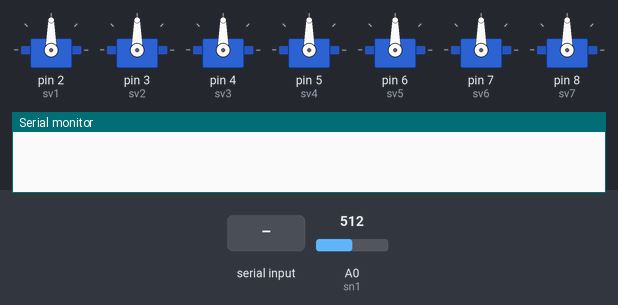
This sketch was run on a simulated Arduino Uno, built with avr-gcc and run on an emulated ATmega328P. Parts: 7 × servo, the last lines printed to the serial monitor. Inputs (shaded band) come from the test bench; at power-on: A0 (sn1) = 512.

Above: at 1.2 s.
1.3 s: "a" received over Serial
At 1.49 s:
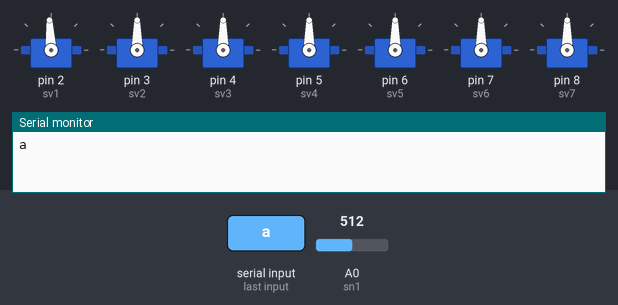
4.3 s: "w" received over Serial
At 4.49 s:
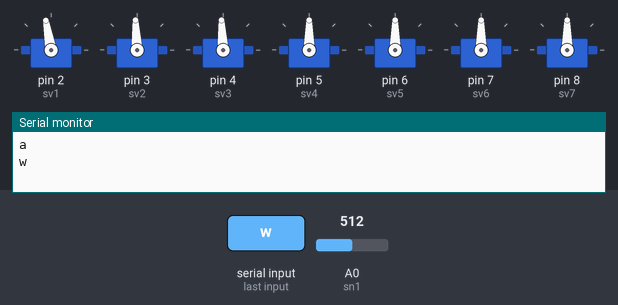
7.3 s: "d" received over Serial
At 7.49 s:
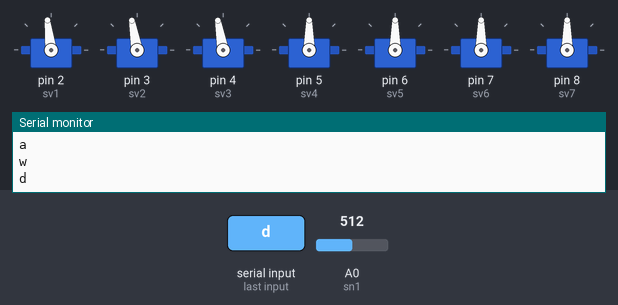
10.3 s: "e" received over Serial
At 10.49 s:
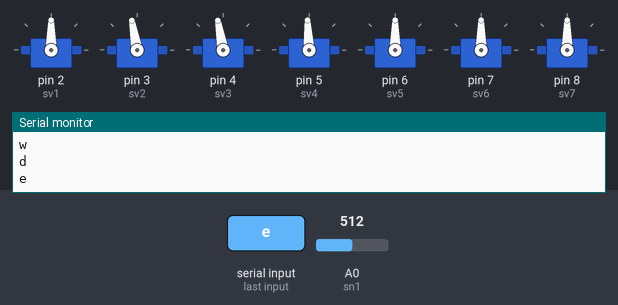
13.3 s: "s" received over Serial
At 13.49 s:
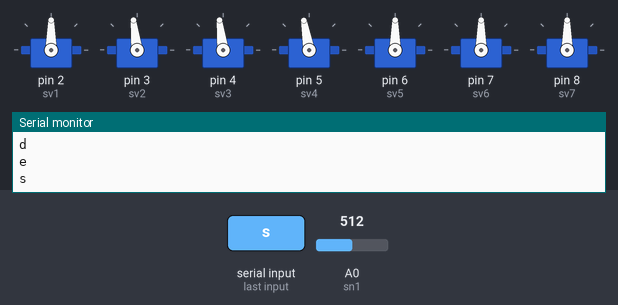
16.3 s: "r" received over Serial
At 16.49 s:
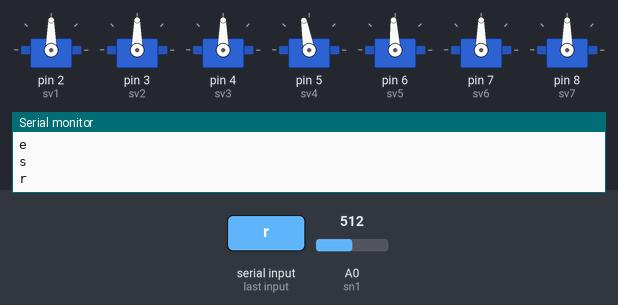
Timing chart, 0 to 19.3 s (numbered marks = the images above; inputs shaded):
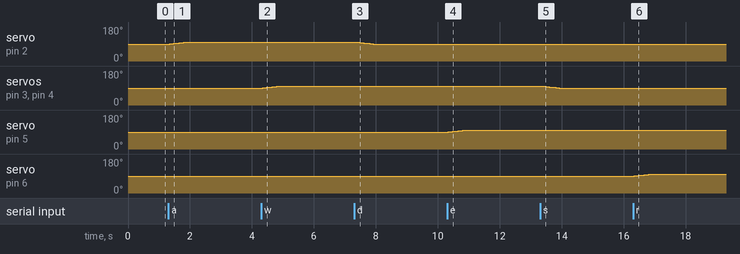

Measured:
- after the input at 1.3 s, servo on pin 2 (sv1): moves from 90° to 100° over 0.58 s, starting at once
- after the input at 4.3 s, servo on pin 3 (sv2), servo on pin 4 (sv3): moves from 90° to 100° over 0.58 s, starting at once
- after the input at 7.3 s, servo on pin 2 (sv1): moves from 100° to 90° over 0.58 s, starting at once
- after the input at 10.3 s, servo on pin 5 (sv4): moves from 90° to 100° over 0.58 s, starting at once
- after the input at 13.3 s, servo on pin 3 (sv2), servo on pin 4 (sv3): moves from 100° to 90° over 0.58 s, starting at once
- after the input at 16.3 s, servo on pin 6 (sv5): moves from 90° to 100° over 0.58 s, starting at once

The sketch:

pt1-1.ino
```cpp
#include <VarSpeedServo.h>
VarSpeedServo sv1;
VarSpeedServo sv2;
VarSpeedServo sv3;
VarSpeedServo sv4;
VarSpeedServo sv5;
VarSpeedServo sv6;
VarSpeedServo sv7;
int axis1 = 90;
int axis2 = 90;
int axis3 = 90;
int axis4 = 90;
int axis5 = 90;
int axis6 = 90;
int axis7 = 90;

int sn1 = A0;
int bt1 = 12;
void setup() {
  pinMode(sn1, INPUT);
  pinMode(bt1,INPUT_PULLUP);
  Serial.begin(9600);
  sv1.attach(2);
  sv2.attach(3);
  sv3.attach(4);
  sv4.attach(5);
  sv5.attach(6);
  sv6.attach(7);
  sv7.attach(8);

}


void loop() {
  int maxspd = 160;
  int midspd = 100;
  int lowspd = 50;
  int verlowspd = 10 ;
  int valsn1 = analogRead(sn1);
  if(Serial.available() > 0){
    char inbyte = Serial.read();
    Serial.println(inbyte);
    switch(inbyte){
      case'a':
      axis1+=10;
      sv1.write(axis1, 10);
      break;

      case'd':
       axis1-=10;
      sv1.write(axis1, 10);
      break;

       case'w':
      axis2+=10;
      sv2.write(axis2, 10);
      sv3.write(axis2, 10);
      break;

      case's':
       axis2-=10;
      sv2.write(axis2, 10);
      sv3.write(axis2, 10);
      break;


      case'e':
      axis3+=10;
      sv4.write(axis3, 10);
      break;

      case'q':
       axis3-=10;
      sv4.write(axis3, 10);
      break;

        case'r':
      axis4+=10;
      sv5.write(axis4, 10);
      break;

      case'f':
       axis4-=10;
      sv5.write(axis4, 10);
      break;

        case't':
      axis5+=10;
      sv6.write(axis5, 10);
      break;

      case'g':
       axis5-=10;
      sv6.write(axis5, 10);
      break;
        case'y':
      axis6+=10;
      sv7.write(axis6, 10);
      break;

      case'h':
       axis6-=10;
      sv7.write(axis6, 10);
      break;
    }


  }
//  sv1.write(90, 10);
//  sv2.write(90, 10);
//  sv3.write(90, 10);
//  sv4.write(90, 10);
//  sv5.write(90, 10);
//  sv6.write(90, 10);
//  sv7.write(90, 10);
//  sv1.wait();
//  sv2.wait();
//  sv3.wait();
//  sv4.wait();
//  sv5.wait();
//  sv6.wait();
//  sv7.wait();
//  sv1.write(90, 10);
//  sv2.write(150, 10);
//  sv3.write(150, 10);
//  sv4.write(90, 10);
//  sv5.write(20, 10);
//  sv6.write(90, 10);
//  sv1.wait();
//  sv2.wait();
//  sv3.wait();
//  sv4.wait();
//  sv5.wait();
//  sv6.wait();
//
//
//  sv1.write(180, 10);
//  sv2.write(150, 10);
//  sv3.write(140, 10);
//  sv4.write(90, 10);
//  sv5.write(15, 10);
//  sv6.write(90, 10);
//  sv1.wait();
//  sv2.wait();
//  sv3.wait();
//  sv4.wait();
//  sv5.wait();
//  sv6.wait();
//
//  delay(2000);
//  Serial.print(" sensor ir:  "); Serial.println(valsn1);
//  Serial.print("  mode    :  "); Serial.println("listen");
//  sv1.write(180, 10);
//  sv2.write(170, 10);
//  sv3.write(160, 10);
//  sv4.write(90, 10);
//  sv5.write(0, 10);
//  sv6.write(90, 10);
//  sv7.write(180, 10);
//  sv1.wait();
//  sv2.wait();
//  sv3.wait();
//  sv4.wait();
//  sv5.wait();
//  sv6.wait();
//  delay(1000);
// sv1.write(90, 10);
//  sv2.write(170, 10);
//  sv3.write(160, 10);
//  sv4.write(90, 10);
//  sv5.write(15, 10);
//  sv6.write(90, 10);
//  sv7.write(180, 10);
//  sv1.wait();
//  sv2.wait();
//  sv3.wait();
//  sv4.wait();
//  sv5.wait();
//  sv6.wait();
//  sv1.write(90, 10);
//  sv2.write(90, 10);
//  sv3.write(90, 10);
//  sv4.write(90, 10);
//  sv5.write(15, 10);
//  sv6.write(90, 10);
//  sv7.write(90, 10);
//  sv1.wait();
//  sv2.wait();
//  sv3.wait();
//  sv4.wait();
//  sv5.wait();
//  sv6.wait();
//  delay(1000);
}
```
